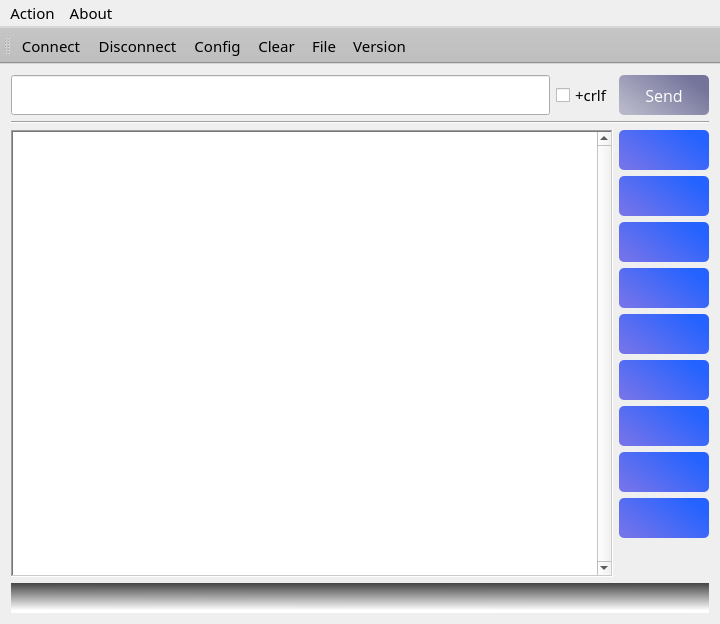
<?xml version="1.0" encoding="UTF-8"?>
<ui version="4.0">
 <class>MainWindow</class>
 <widget class="QMainWindow" name="MainWindow">
  <property name="geometry">
   <rect>
    <x>0</x>
    <y>0</y>
    <width>720</width>
    <height>624</height>
   </rect>
  </property>
  <property name="sizePolicy">
   <sizepolicy hsizetype="Preferred" vsizetype="Preferred">
    <horstretch>0</horstretch>
    <verstretch>0</verstretch>
   </sizepolicy>
  </property>
  <property name="minimumSize">
   <size>
    <width>720</width>
    <height>624</height>
   </size>
  </property>
  <property name="maximumSize">
   <size>
    <width>16777215</width>
    <height>16777215</height>
   </size>
  </property>
  <property name="font">
   <font>
    <family>Sans Serif</family>
    <pointsize>11</pointsize>
    <italic>false</italic>
   </font>
  </property>
  <property name="windowTitle">
   <string>MainWindow</string>
  </property>
  <widget class="QWidget" name="centralWidget">
   <layout class="QGridLayout" name="gridLayout">
    <item row="0" column="0">
     <widget class="QLineEdit" name="stx">
      <property name="minimumSize">
       <size>
        <width>0</width>
        <height>40</height>
       </size>
      </property>
      <property name="maximumSize">
       <size>
        <width>16777215</width>
        <height>40</height>
       </size>
      </property>
      <property name="font">
       <font>
        <family>Sans Serif</family>
        <pointsize>11</pointsize>
        <italic>false</italic>
       </font>
      </property>
     </widget>
    </item>
    <item row="0" column="1">
     <widget class="QCheckBox" name="crlfBox">
      <property name="text">
       <string>+crlf</string>
      </property>
     </widget>
    </item>
    <item row="0" column="2">
     <widget class="QPushButton" name="answer">
      <property name="enabled">
       <bool>true</bool>
      </property>
      <property name="sizePolicy">
       <sizepolicy hsizetype="Fixed" vsizetype="Fixed">
        <horstretch>0</horstretch>
        <verstretch>0</verstretch>
       </sizepolicy>
      </property>
      <property name="minimumSize">
       <size>
        <width>90</width>
        <height>40</height>
       </size>
      </property>
      <property name="font">
       <font>
        <family>Open Sans</family>
        <pointsize>12</pointsize>
       </font>
      </property>
      <property name="styleSheet">
       <string notr="true">QPushButton#answer{
background-color: qlineargradient(spread:pad, x1:0, y1:0.773, x2:0.909091, y2:0.239, stop:0 rgba(115, 115, 155, 115), stop:1 rgba(115, 115, 155, 255));
border-radius: 5;
color: rgb(255, 255, 255);
}

QPushButton#answer:hover{
background-color: rgb(41, 136, 234);
border-radius: 5;
color: rgb(255, 255, 255);
}

QPushButton#answer:disabled{
background-color:rgb(226, 226, 226)}</string>
      </property>
      <property name="text">
       <string>Send</string>
      </property>
     </widget>
    </item>
    <item row="1" column="0" colspan="3">
     <widget class="Line" name="line">
      <property name="orientation">
       <enum>Qt::Horizontal</enum>
      </property>
     </widget>
    </item>
    <item row="2" column="0" rowspan="10" colspan="2">
     <widget class="QTextEdit" name="log">
      <property name="font">
       <font>
        <family>Sans Serif</family>
        <pointsize>11</pointsize>
        <italic>false</italic>
       </font>
      </property>
      <property name="frameShape">
       <enum>QFrame::WinPanel</enum>
      </property>
      <property name="verticalScrollBarPolicy">
       <enum>Qt::ScrollBarAlwaysOn</enum>
      </property>
     </widget>
    </item>
    <item row="2" column="2">
     <widget class="QPushButton" name="ack">
      <property name="sizePolicy">
       <sizepolicy hsizetype="Fixed" vsizetype="Fixed">
        <horstretch>0</horstretch>
        <verstretch>0</verstretch>
       </sizepolicy>
      </property>
      <property name="minimumSize">
       <size>
        <width>90</width>
        <height>40</height>
       </size>
      </property>
      <property name="maximumSize">
       <size>
        <width>90</width>
        <height>40</height>
       </size>
      </property>
      <property name="font">
       <font>
        <pointsize>12</pointsize>
       </font>
      </property>
      <property name="toolTip">
       <string>0x06</string>
      </property>
      <property name="styleSheet">
       <string notr="true">QPushButton#ack{
background-color: qlineargradient(spread:pad, x1:0, y1:0.773, x2:0.909091, y2:0.239, stop:0 rgba(115, 115, 234, 255), stop:1 rgba(36, 99, 255, 255));
border-radius: 5;
color: rgb(255, 255, 255);
}

QPushButton#ack:hover{
background-color: rgb(115, 153, 234);
border-radius: 5;
color: rgb(255, 255, 255);
}

QPushButton#ack:disabled{
background-color:rgb(206, 206, 206)}</string>
      </property>
      <property name="text">
       <string/>
      </property>
      <property name="shortcut">
       <string>F2</string>
      </property>
     </widget>
    </item>
    <item row="3" column="2">
     <widget class="QPushButton" name="nak">
      <property name="sizePolicy">
       <sizepolicy hsizetype="Fixed" vsizetype="Fixed">
        <horstretch>0</horstretch>
        <verstretch>0</verstretch>
       </sizepolicy>
      </property>
      <property name="minimumSize">
       <size>
        <width>90</width>
        <height>40</height>
       </size>
      </property>
      <property name="maximumSize">
       <size>
        <width>90</width>
        <height>40</height>
       </size>
      </property>
      <property name="font">
       <font>
        <pointsize>12</pointsize>
       </font>
      </property>
      <property name="toolTip">
       <string>0x15</string>
      </property>
      <property name="styleSheet">
       <string notr="true">QPushButton#nak{
background-color: qlineargradient(spread:pad, x1:0, y1:0.773, x2:0.909091, y2:0.239, stop:0 rgba(115, 115, 234, 255), stop:1 rgba(36, 99, 255, 255));
border-radius: 5;
color: rgb(255, 255, 255);
}


QPushButton#nak:hover{
background-color: rgb(115, 153, 234);
border-radius: 5;
color: rgb(255, 255, 255);
}

QPushButton#nak:disabled{
background-color:rgb(206, 206, 206)}</string>
      </property>
      <property name="text">
       <string/>
      </property>
      <property name="shortcut">
       <string>F3</string>
      </property>
     </widget>
    </item>
    <item row="4" column="2">
     <widget class="QPushButton" name="enq">
      <property name="sizePolicy">
       <sizepolicy hsizetype="Fixed" vsizetype="Fixed">
        <horstretch>0</horstretch>
        <verstretch>0</verstretch>
       </sizepolicy>
      </property>
      <property name="minimumSize">
       <size>
        <width>90</width>
        <height>40</height>
       </size>
      </property>
      <property name="maximumSize">
       <size>
        <width>90</width>
        <height>40</height>
       </size>
      </property>
      <property name="font">
       <font>
        <pointsize>12</pointsize>
       </font>
      </property>
      <property name="toolTip">
       <string>0x05</string>
      </property>
      <property name="styleSheet">
       <string notr="true">QPushButton#enq{
background-color: qlineargradient(spread:pad, x1:0, y1:0.773, x2:0.909091, y2:0.239, stop:0 rgba(115, 115, 234, 255), stop:1 rgba(36, 99, 255, 255));
border-radius: 5;
color: rgb(255, 255, 255);
}

QPushButton#enq:hover{
background-color: rgb(115, 153, 234);
border-radius: 5;
color: rgb(255, 255, 255);
}

QPushButton#enq:disabled{
background-color:rgb(206, 206, 206)}</string>
      </property>
      <property name="text">
       <string/>
      </property>
      <property name="shortcut">
       <string>F4</string>
      </property>
     </widget>
    </item>
    <item row="5" column="2">
     <widget class="QPushButton" name="eot">
      <property name="sizePolicy">
       <sizepolicy hsizetype="Fixed" vsizetype="Fixed">
        <horstretch>0</horstretch>
        <verstretch>0</verstretch>
       </sizepolicy>
      </property>
      <property name="minimumSize">
       <size>
        <width>90</width>
        <height>40</height>
       </size>
      </property>
      <property name="maximumSize">
       <size>
        <width>90</width>
        <height>40</height>
       </size>
      </property>
      <property name="font">
       <font>
        <pointsize>12</pointsize>
       </font>
      </property>
      <property name="toolTip">
       <string>0x04</string>
      </property>
      <property name="styleSheet">
       <string notr="true">QPushButton#eot{
background-color: qlineargradient(spread:pad, x1:0, y1:0.773, x2:0.909091, y2:0.239, stop:0 rgba(115, 115, 234, 255), stop:1 rgba(36, 99, 255, 255));
border-radius: 5;
color: rgb(255, 255, 255);
}

QPushButton#eot:hover{
background-color: rgb(115, 153, 234);
border-radius: 5;
color: rgb(255, 255, 255);
}

QPushButton#eot:disabled{
background-color:rgb(206, 206, 206)}</string>
      </property>
      <property name="text">
       <string/>
      </property>
     </widget>
    </item>
    <item row="6" column="2">
     <widget class="QPushButton" name="any">
      <property name="sizePolicy">
       <sizepolicy hsizetype="Fixed" vsizetype="Fixed">
        <horstretch>0</horstretch>
        <verstretch>0</verstretch>
       </sizepolicy>
      </property>
      <property name="minimumSize">
       <size>
        <width>90</width>
        <height>40</height>
       </size>
      </property>
      <property name="maximumSize">
       <size>
        <width>90</width>
        <height>40</height>
       </size>
      </property>
      <property name="font">
       <font>
        <pointsize>12</pointsize>
       </font>
      </property>
      <property name="toolTip">
       <string>0x04</string>
      </property>
      <property name="styleSheet">
       <string notr="true">QPushButton#any{
background-color: qlineargradient(spread:pad, x1:0, y1:0.773, x2:0.909091, y2:0.239, stop:0 rgba(115, 115, 234, 255), stop:1 rgba(36, 99, 255, 255));
border-radius: 5;
color: rgb(255, 255, 255);
}

QPushButton#any:hover{
background-color: rgb(115, 153, 234);
border-radius: 5;
color: rgb(255, 255, 255);
}

QPushButton#any:disabled{
background-color:rgb(206, 206, 206)}</string>
      </property>
      <property name="text">
       <string/>
      </property>
     </widget>
    </item>
    <item row="7" column="2">
     <widget class="QPushButton" name="info">
      <property name="sizePolicy">
       <sizepolicy hsizetype="Fixed" vsizetype="Fixed">
        <horstretch>0</horstretch>
        <verstretch>0</verstretch>
       </sizepolicy>
      </property>
      <property name="minimumSize">
       <size>
        <width>90</width>
        <height>40</height>
       </size>
      </property>
      <property name="maximumSize">
       <size>
        <width>90</width>
        <height>40</height>
       </size>
      </property>
      <property name="font">
       <font>
        <pointsize>12</pointsize>
       </font>
      </property>
      <property name="toolTip">
       <string>0x04</string>
      </property>
      <property name="styleSheet">
       <string notr="true">QPushButton#info{
background-color: qlineargradient(spread:pad, x1:0, y1:0.773, x2:0.909091, y2:0.239, stop:0 rgba(115, 115, 234, 255), stop:1 rgba(36, 99, 255, 255));
border-radius: 5;
color: rgb(255, 255, 255);
}

QPushButton#info:hover{
background-color: rgb(115, 153, 234);
border-radius: 5;
color: rgb(255, 255, 255);
}

QPushButton#info:disabled{
background-color:rgb(206, 206, 206)}</string>
      </property>
      <property name="text">
       <string/>
      </property>
     </widget>
    </item>
    <item row="8" column="2">
     <widget class="QPushButton" name="deep">
      <property name="sizePolicy">
       <sizepolicy hsizetype="Fixed" vsizetype="Fixed">
        <horstretch>0</horstretch>
        <verstretch>0</verstretch>
       </sizepolicy>
      </property>
      <property name="minimumSize">
       <size>
        <width>90</width>
        <height>40</height>
       </size>
      </property>
      <property name="maximumSize">
       <size>
        <width>90</width>
        <height>40</height>
       </size>
      </property>
      <property name="font">
       <font>
        <pointsize>12</pointsize>
       </font>
      </property>
      <property name="toolTip">
       <string>0x04</string>
      </property>
      <property name="styleSheet">
       <string notr="true">QPushButton#deep{
background-color: qlineargradient(spread:pad, x1:0, y1:0.773, x2:0.909091, y2:0.239, stop:0 rgba(115, 115, 234, 255), stop:1 rgba(36, 99, 255, 255));
border-radius: 5;
color: rgb(255, 255, 255);
}

QPushButton#deep:hover{
background-color: rgb(115, 153, 234);
border-radius: 5;
color: rgb(255, 255, 255);
}

QPushButton#deep:disabled{
background-color:rgb(206, 206, 206)}</string>
      </property>
      <property name="text">
       <string/>
      </property>
     </widget>
    </item>
    <item row="9" column="2">
     <widget class="QPushButton" name="crc">
      <property name="sizePolicy">
       <sizepolicy hsizetype="Fixed" vsizetype="Fixed">
        <horstretch>0</horstretch>
        <verstretch>0</verstretch>
       </sizepolicy>
      </property>
      <property name="minimumSize">
       <size>
        <width>90</width>
        <height>40</height>
       </size>
      </property>
      <property name="maximumSize">
       <size>
        <width>90</width>
        <height>40</height>
       </size>
      </property>
      <property name="font">
       <font>
        <pointsize>12</pointsize>
       </font>
      </property>
      <property name="toolTip">
       <string>0x04</string>
      </property>
      <property name="styleSheet">
       <string notr="true">QPushButton#crc{
background-color: qlineargradient(spread:pad, x1:0, y1:0.773, x2:0.909091, y2:0.239, stop:0 rgba(115, 115, 234, 255), stop:1 rgba(36, 99, 255, 255));
border-radius: 5;
color: rgb(255, 255, 255);
}

QPushButton#crc:hover{
background-color: rgb(115, 153, 234);
border-radius: 5;
color: rgb(255, 255, 255);
}

QPushButton#crc:disabled{
background-color:rgb(206, 206, 206)}</string>
      </property>
      <property name="text">
       <string/>
      </property>
     </widget>
    </item>
    <item row="10" column="2">
     <widget class="QPushButton" name="one">
      <property name="sizePolicy">
       <sizepolicy hsizetype="Fixed" vsizetype="Fixed">
        <horstretch>0</horstretch>
        <verstretch>0</verstretch>
       </sizepolicy>
      </property>
      <property name="minimumSize">
       <size>
        <width>90</width>
        <height>40</height>
       </size>
      </property>
      <property name="maximumSize">
       <size>
        <width>90</width>
        <height>40</height>
       </size>
      </property>
      <property name="font">
       <font>
        <pointsize>12</pointsize>
       </font>
      </property>
      <property name="toolTip">
       <string>0x04</string>
      </property>
      <property name="styleSheet">
       <string notr="true">QPushButton#one{
background-color: qlineargradient(spread:pad, x1:0, y1:0.773, x2:0.909091, y2:0.239, stop:0 rgba(115, 115, 234, 255), stop:1 rgba(36, 99, 255, 255));
border-radius: 5;
color: rgb(255, 255, 255);
}

QPushButton#one:hover{
background-color: rgb(115, 153, 234);
border-radius: 5;
color: rgb(255, 255, 255);
}

QPushButton#one:disabled{
background-color:rgb(206, 206, 206)}</string>
      </property>
      <property name="text">
       <string/>
      </property>
     </widget>
    </item>
    <item row="11" column="2">
     <spacer name="verticalSpacer">
      <property name="orientation">
       <enum>Qt::Vertical</enum>
      </property>
      <property name="sizeHint" stdset="0">
       <size>
        <width>20</width>
        <height>20</height>
       </size>
      </property>
     </spacer>
    </item>
    <item row="12" column="0" colspan="3">
     <widget class="QLabel" name="status">
      <property name="minimumSize">
       <size>
        <width>0</width>
        <height>30</height>
       </size>
      </property>
      <property name="font">
       <font>
        <pointsize>9</pointsize>
       </font>
      </property>
      <property name="styleSheet">
       <string notr="true">background-color: qlineargradient(spread:pad, x1:0.521739, y1:0.00568182, x2:0.516565, y2:0.914409, stop:0 rgba(70, 70, 70, 255), stop:1 rgba(255, 255, 255, 255));
color: qlineargradient(spread:pad, x1:0.527609, y1:1, x2:0.532739, y2:0.397727, stop:0 rgba(15, 25, 35, 255), stop:1 rgba(255, 255, 255, 255));</string>
      </property>
      <property name="text">
       <string/>
      </property>
     </widget>
    </item>
   </layout>
  </widget>
  <widget class="QMenuBar" name="menuBar">
   <property name="geometry">
    <rect>
     <x>0</x>
     <y>0</y>
     <width>720</width>
     <height>23</height>
    </rect>
   </property>
   <widget class="QMenu" name="menuACTION">
    <property name="title">
     <string>Action</string>
    </property>
    <addaction name="actionPORT"/>
    <addaction name="actionCONNECT"/>
    <addaction name="actionDISCONNECT"/>
    <addaction name="actionCLEAR"/>
    <addaction name="separator"/>
    <addaction name="actionFile"/>
    <addaction name="separator"/>
   </widget>
   <widget class="QMenu" name="menuABOUT">
    <property name="title">
     <string>About</string>
    </property>
    <addaction name="actionVERSION"/>
   </widget>
   <addaction name="menuACTION"/>
   <addaction name="menuABOUT"/>
  </widget>
  <widget class="QToolBar" name="mainToolBar">
   <property name="palette">
    <palette>
     <active>
      <colorrole role="WindowText">
       <brush brushstyle="SolidPattern">
        <color alpha="255">
         <red>0</red>
         <green>0</green>
         <blue>0</blue>
        </color>
       </brush>
      </colorrole>
      <colorrole role="Button">
       <brush brushstyle="SolidPattern">
        <color alpha="255">
         <red>190</red>
         <green>190</green>
         <blue>190</blue>
        </color>
       </brush>
      </colorrole>
      <colorrole role="Light">
       <brush brushstyle="SolidPattern">
        <color alpha="255">
         <red>255</red>
         <green>255</green>
         <blue>255</blue>
        </color>
       </brush>
      </colorrole>
      <colorrole role="Midlight">
       <brush brushstyle="SolidPattern">
        <color alpha="255">
         <red>222</red>
         <green>222</green>
         <blue>222</blue>
        </color>
       </brush>
      </colorrole>
      <colorrole role="Dark">
       <brush brushstyle="SolidPattern">
        <color alpha="255">
         <red>95</red>
         <green>95</green>
         <blue>95</blue>
        </color>
       </brush>
      </colorrole>
      <colorrole role="Mid">
       <brush brushstyle="SolidPattern">
        <color alpha="255">
         <red>127</red>
         <green>127</green>
         <blue>127</blue>
        </color>
       </brush>
      </colorrole>
      <colorrole role="Text">
       <brush brushstyle="SolidPattern">
        <color alpha="255">
         <red>0</red>
         <green>0</green>
         <blue>0</blue>
        </color>
       </brush>
      </colorrole>
      <colorrole role="BrightText">
       <brush brushstyle="SolidPattern">
        <color alpha="255">
         <red>255</red>
         <green>255</green>
         <blue>255</blue>
        </color>
       </brush>
      </colorrole>
      <colorrole role="ButtonText">
       <brush brushstyle="SolidPattern">
        <color alpha="255">
         <red>0</red>
         <green>0</green>
         <blue>0</blue>
        </color>
       </brush>
      </colorrole>
      <colorrole role="Base">
       <brush brushstyle="SolidPattern">
        <color alpha="255">
         <red>255</red>
         <green>255</green>
         <blue>255</blue>
        </color>
       </brush>
      </colorrole>
      <colorrole role="Window">
       <brush brushstyle="SolidPattern">
        <color alpha="255">
         <red>190</red>
         <green>190</green>
         <blue>190</blue>
        </color>
       </brush>
      </colorrole>
      <colorrole role="Shadow">
       <brush brushstyle="SolidPattern">
        <color alpha="255">
         <red>0</red>
         <green>0</green>
         <blue>0</blue>
        </color>
       </brush>
      </colorrole>
      <colorrole role="AlternateBase">
       <brush brushstyle="SolidPattern">
        <color alpha="255">
         <red>222</red>
         <green>222</green>
         <blue>222</blue>
        </color>
       </brush>
      </colorrole>
      <colorrole role="ToolTipBase">
       <brush brushstyle="SolidPattern">
        <color alpha="255">
         <red>255</red>
         <green>255</green>
         <blue>220</blue>
        </color>
       </brush>
      </colorrole>
      <colorrole role="ToolTipText">
       <brush brushstyle="SolidPattern">
        <color alpha="255">
         <red>0</red>
         <green>0</green>
         <blue>0</blue>
        </color>
       </brush>
      </colorrole>
      <colorrole role="PlaceholderText">
       <brush brushstyle="SolidPattern">
        <color alpha="128">
         <red>0</red>
         <green>0</green>
         <blue>0</blue>
        </color>
       </brush>
      </colorrole>
     </active>
     <inactive>
      <colorrole role="WindowText">
       <brush brushstyle="SolidPattern">
        <color alpha="255">
         <red>0</red>
         <green>0</green>
         <blue>0</blue>
        </color>
       </brush>
      </colorrole>
      <colorrole role="Button">
       <brush brushstyle="SolidPattern">
        <color alpha="255">
         <red>190</red>
         <green>190</green>
         <blue>190</blue>
        </color>
       </brush>
      </colorrole>
      <colorrole role="Light">
       <brush brushstyle="SolidPattern">
        <color alpha="255">
         <red>255</red>
         <green>255</green>
         <blue>255</blue>
        </color>
       </brush>
      </colorrole>
      <colorrole role="Midlight">
       <brush brushstyle="SolidPattern">
        <color alpha="255">
         <red>222</red>
         <green>222</green>
         <blue>222</blue>
        </color>
       </brush>
      </colorrole>
      <colorrole role="Dark">
       <brush brushstyle="SolidPattern">
        <color alpha="255">
         <red>95</red>
         <green>95</green>
         <blue>95</blue>
        </color>
       </brush>
      </colorrole>
      <colorrole role="Mid">
       <brush brushstyle="SolidPattern">
        <color alpha="255">
         <red>127</red>
         <green>127</green>
         <blue>127</blue>
        </color>
       </brush>
      </colorrole>
      <colorrole role="Text">
       <brush brushstyle="SolidPattern">
        <color alpha="255">
         <red>0</red>
         <green>0</green>
         <blue>0</blue>
        </color>
       </brush>
      </colorrole>
      <colorrole role="BrightText">
       <brush brushstyle="SolidPattern">
        <color alpha="255">
         <red>255</red>
         <green>255</green>
         <blue>255</blue>
        </color>
       </brush>
      </colorrole>
      <colorrole role="ButtonText">
       <brush brushstyle="SolidPattern">
        <color alpha="255">
         <red>0</red>
         <green>0</green>
         <blue>0</blue>
        </color>
       </brush>
      </colorrole>
      <colorrole role="Base">
       <brush brushstyle="SolidPattern">
        <color alpha="255">
         <red>255</red>
         <green>255</green>
         <blue>255</blue>
        </color>
       </brush>
      </colorrole>
      <colorrole role="Window">
       <brush brushstyle="SolidPattern">
        <color alpha="255">
         <red>190</red>
         <green>190</green>
         <blue>190</blue>
        </color>
       </brush>
      </colorrole>
      <colorrole role="Shadow">
       <brush brushstyle="SolidPattern">
        <color alpha="255">
         <red>0</red>
         <green>0</green>
         <blue>0</blue>
        </color>
       </brush>
      </colorrole>
      <colorrole role="AlternateBase">
       <brush brushstyle="SolidPattern">
        <color alpha="255">
         <red>222</red>
         <green>222</green>
         <blue>222</blue>
        </color>
       </brush>
      </colorrole>
      <colorrole role="ToolTipBase">
       <brush brushstyle="SolidPattern">
        <color alpha="255">
         <red>255</red>
         <green>255</green>
         <blue>220</blue>
        </color>
       </brush>
      </colorrole>
      <colorrole role="ToolTipText">
       <brush brushstyle="SolidPattern">
        <color alpha="255">
         <red>0</red>
         <green>0</green>
         <blue>0</blue>
        </color>
       </brush>
      </colorrole>
      <colorrole role="PlaceholderText">
       <brush brushstyle="SolidPattern">
        <color alpha="128">
         <red>0</red>
         <green>0</green>
         <blue>0</blue>
        </color>
       </brush>
      </colorrole>
     </inactive>
     <disabled>
      <colorrole role="WindowText">
       <brush brushstyle="SolidPattern">
        <color alpha="255">
         <red>95</red>
         <green>95</green>
         <blue>95</blue>
        </color>
       </brush>
      </colorrole>
      <colorrole role="Button">
       <brush brushstyle="SolidPattern">
        <color alpha="255">
         <red>190</red>
         <green>190</green>
         <blue>190</blue>
        </color>
       </brush>
      </colorrole>
      <colorrole role="Light">
       <brush brushstyle="SolidPattern">
        <color alpha="255">
         <red>255</red>
         <green>255</green>
         <blue>255</blue>
        </color>
       </brush>
      </colorrole>
      <colorrole role="Midlight">
       <brush brushstyle="SolidPattern">
        <color alpha="255">
         <red>222</red>
         <green>222</green>
         <blue>222</blue>
        </color>
       </brush>
      </colorrole>
      <colorrole role="Dark">
       <brush brushstyle="SolidPattern">
        <color alpha="255">
         <red>95</red>
         <green>95</green>
         <blue>95</blue>
        </color>
       </brush>
      </colorrole>
      <colorrole role="Mid">
       <brush brushstyle="SolidPattern">
        <color alpha="255">
         <red>127</red>
         <green>127</green>
         <blue>127</blue>
        </color>
       </brush>
      </colorrole>
      <colorrole role="Text">
       <brush brushstyle="SolidPattern">
        <color alpha="255">
         <red>95</red>
         <green>95</green>
         <blue>95</blue>
        </color>
       </brush>
      </colorrole>
      <colorrole role="BrightText">
       <brush brushstyle="SolidPattern">
        <color alpha="255">
         <red>255</red>
         <green>255</green>
         <blue>255</blue>
        </color>
       </brush>
      </colorrole>
      <colorrole role="ButtonText">
       <brush brushstyle="SolidPattern">
        <color alpha="255">
         <red>95</red>
         <green>95</green>
         <blue>95</blue>
        </color>
       </brush>
      </colorrole>
      <colorrole role="Base">
       <brush brushstyle="SolidPattern">
        <color alpha="255">
         <red>190</red>
         <green>190</green>
         <blue>190</blue>
        </color>
       </brush>
      </colorrole>
      <colorrole role="Window">
       <brush brushstyle="SolidPattern">
        <color alpha="255">
         <red>190</red>
         <green>190</green>
         <blue>190</blue>
        </color>
       </brush>
      </colorrole>
      <colorrole role="Shadow">
       <brush brushstyle="SolidPattern">
        <color alpha="255">
         <red>0</red>
         <green>0</green>
         <blue>0</blue>
        </color>
       </brush>
      </colorrole>
      <colorrole role="AlternateBase">
       <brush brushstyle="SolidPattern">
        <color alpha="255">
         <red>190</red>
         <green>190</green>
         <blue>190</blue>
        </color>
       </brush>
      </colorrole>
      <colorrole role="ToolTipBase">
       <brush brushstyle="SolidPattern">
        <color alpha="255">
         <red>255</red>
         <green>255</green>
         <blue>220</blue>
        </color>
       </brush>
      </colorrole>
      <colorrole role="ToolTipText">
       <brush brushstyle="SolidPattern">
        <color alpha="255">
         <red>0</red>
         <green>0</green>
         <blue>0</blue>
        </color>
       </brush>
      </colorrole>
      <colorrole role="PlaceholderText">
       <brush brushstyle="SolidPattern">
        <color alpha="128">
         <red>0</red>
         <green>0</green>
         <blue>0</blue>
        </color>
       </brush>
      </colorrole>
     </disabled>
    </palette>
   </property>
   <attribute name="toolBarArea">
    <enum>TopToolBarArea</enum>
   </attribute>
   <attribute name="toolBarBreak">
    <bool>false</bool>
   </attribute>
   <addaction name="actionCONNECT"/>
   <addaction name="actionDISCONNECT"/>
   <addaction name="actionPORT"/>
   <addaction name="actionCLEAR"/>
   <addaction name="actionFile"/>
   <addaction name="actionVERSION"/>
  </widget>
  <action name="actionPORT">
   <property name="icon">
    <iconset resource="icons.qrc">
     <normaloff>:/png/settings.png</normaloff>:/png/settings.png</iconset>
   </property>
   <property name="text">
    <string>Config</string>
   </property>
   <property name="font">
    <font>
     <pointsize>11</pointsize>
    </font>
   </property>
  </action>
  <action name="actionCONNECT">
   <property name="icon">
    <iconset resource="icons.qrc">
     <normaloff>:/png/conn.png</normaloff>:/png/conn.png</iconset>
   </property>
   <property name="text">
    <string>Connect</string>
   </property>
   <property name="font">
    <font>
     <pointsize>11</pointsize>
    </font>
   </property>
  </action>
  <action name="actionDISCONNECT">
   <property name="icon">
    <iconset resource="icons.qrc">
     <normaloff>:/png/dis.png</normaloff>:/png/dis.png</iconset>
   </property>
   <property name="text">
    <string>Disconnect</string>
   </property>
   <property name="font">
    <font>
     <pointsize>11</pointsize>
    </font>
   </property>
  </action>
  <action name="actionCLEAR">
   <property name="icon">
    <iconset resource="icons.qrc">
     <normaloff>:/png/clear.png</normaloff>:/png/clear.png</iconset>
   </property>
   <property name="text">
    <string>Clear</string>
   </property>
   <property name="font">
    <font>
     <pointsize>11</pointsize>
    </font>
   </property>
  </action>
  <action name="actionVERSION">
   <property name="icon">
    <iconset resource="icons.qrc">
     <normaloff>:/png/info.png</normaloff>:/png/info.png</iconset>
   </property>
   <property name="text">
    <string>Version</string>
   </property>
   <property name="font">
    <font>
     <pointsize>11</pointsize>
    </font>
   </property>
  </action>
  <action name="actionACK">
   <property name="text">
    <string>ACK</string>
   </property>
   <property name="font">
    <font>
     <pointsize>11</pointsize>
    </font>
   </property>
  </action>
  <action name="actionNAK">
   <property name="text">
    <string>NAK</string>
   </property>
   <property name="font">
    <font>
     <pointsize>11</pointsize>
    </font>
   </property>
  </action>
  <action name="actionENQ">
   <property name="text">
    <string>ENQ</string>
   </property>
   <property name="font">
    <font>
     <pointsize>11</pointsize>
    </font>
   </property>
  </action>
  <action name="actionEOT">
   <property name="text">
    <string>EOT</string>
   </property>
   <property name="font">
    <font>
     <pointsize>11</pointsize>
    </font>
   </property>
  </action>
  <action name="actionFile">
   <property name="icon">
    <iconset resource="icons.qrc">
     <normaloff>:/png/folder.png</normaloff>:/png/folder.png</iconset>
   </property>
   <property name="text">
    <string>File</string>
   </property>
   <property name="font">
    <font>
     <pointsize>11</pointsize>
    </font>
   </property>
  </action>
 </widget>
 <layoutdefault spacing="6" margin="11"/>
 <resources>
  <include location="icons.qrc"/>
 </resources>
 <connections/>
</ui>
